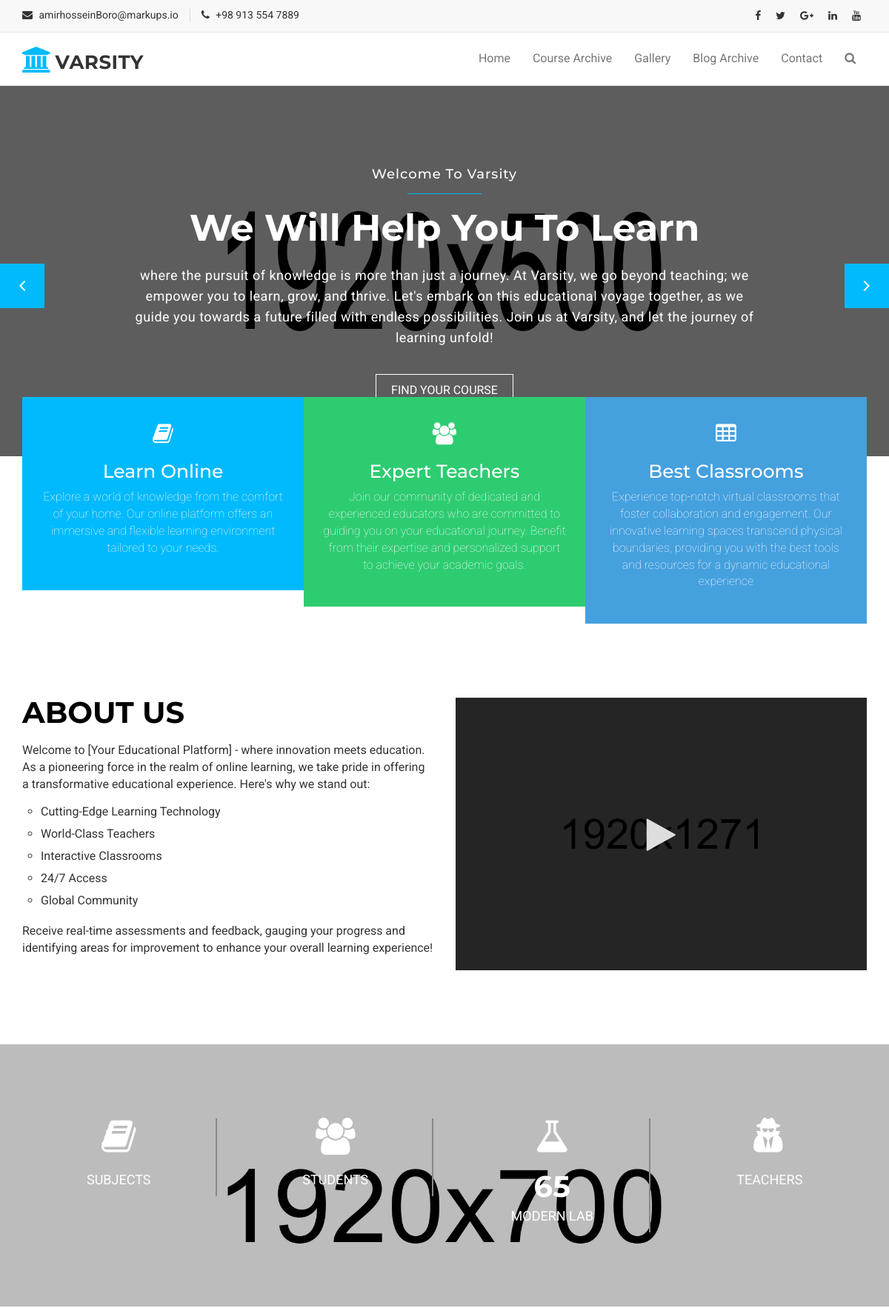
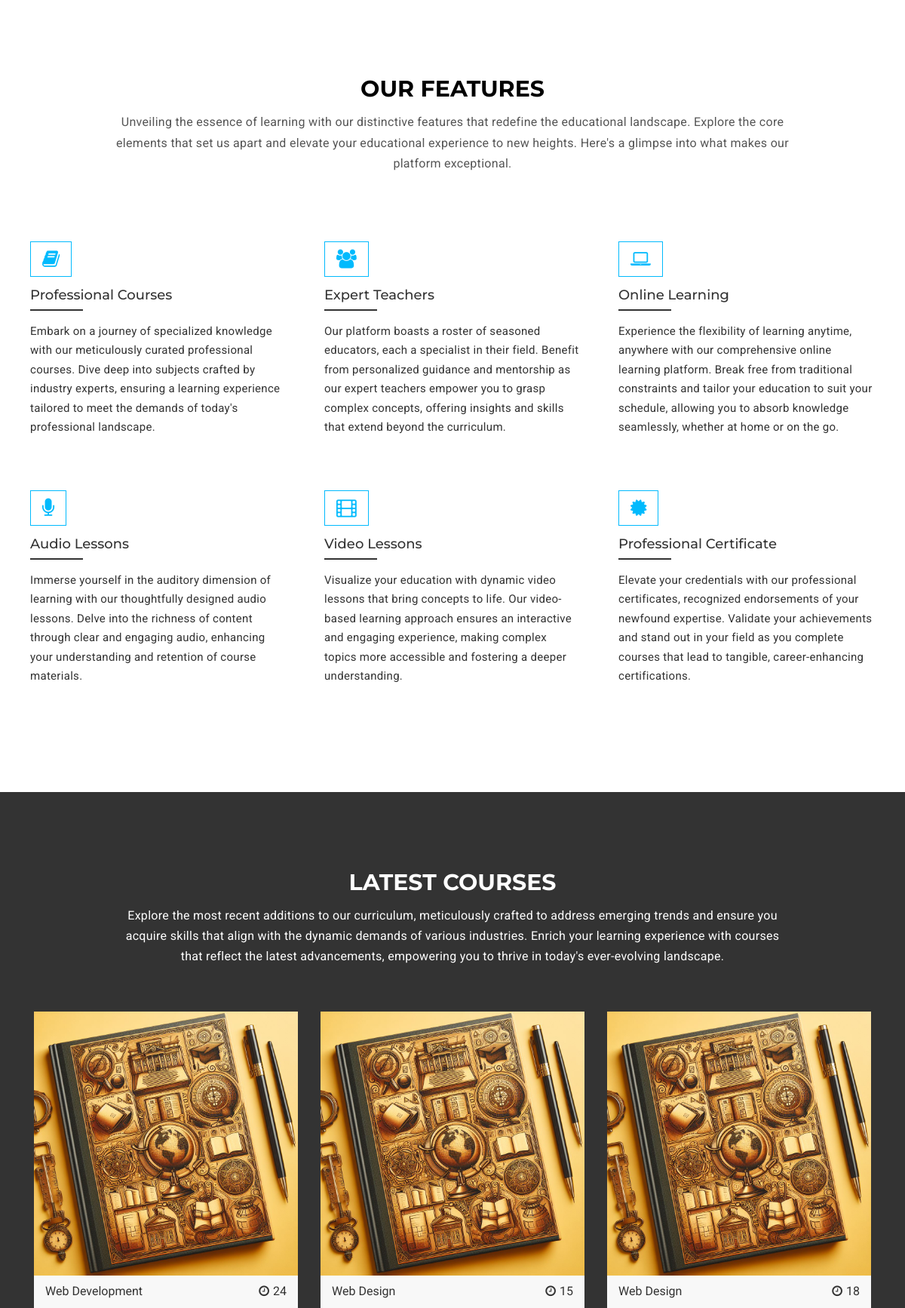
The page / (upper part) on the database its author committed (2 pictures, top to bottom).
### tables this page shows
CREATE TABLE IF NOT EXISTS Courses
(
    course_id     INT AUTO_INCREMENT PRIMARY KEY,
    title         VARCHAR(255) NOT NULL,
    description   TEXT,
    teacher_id INT,
    category_id   INT,
    photo_address VARCHAR(255),
    rating        DECIMAL(3, 2),
    lessons_count INT,
    duration_hour INT,
    language      VARCHAR(50),
    price         DECIMAL(10, 2),
    FOREIGN KEY (teacher_id) REFERENCES Teachers (teacher_id),
    FOREIGN KEY (category_id) REFERENCES Categories (category_id)
);

CREATE TABLE IF NOT EXISTS Categories
(
    category_id INT AUTO_INCREMENT PRIMARY KEY,
    name        VARCHAR(255) UNIQUE,
    description TEXT
);

### index.php (the view, shortened to what the rows shown need)
<?php
$servername = "localhost";
$username = "root";
$password = "";
$database = "varsity";
try {
    $conn = new PDO("mysql:host=$servername;dbname=$database", $username, $password);
    $conn->setAttribute(PDO::ATTR_ERRMODE, PDO::ERRMODE_EXCEPTION);
    $stmt = $conn->prepare("SELECT c.*, Teachers.user_id, Users.full_name AS teacher_name, cat.name AS category_name
                        FROM Courses c
                        JOIN Categories cat ON c.category_id = cat.category_id
                        INNER JOIN Teachers ON c.teacher_id = Teachers.teacher_id
                        INNER JOIN Users ON Teachers.user_id = Users.user_id
                        ORDER BY c.title DESC
                        LIMIT 5;");
    $stmt->execute();
    $topCourses = $stmt->fetchAll(PDO::FETCH_ASSOC);
} catch (PDOException $e) {
    echo "Error: " . $e->getMessage();
}
?>
<!DOCTYPE html>
<html lang="en">
<head>
    <link href="assets/css/font-awesome.css" rel="stylesheet">
    <link href="assets/css/bootstrap.css" rel="stylesheet">
    <link rel="stylesheet" type="text/css" href="assets/css/slick.css">
    <link rel="stylesheet" href="assets/css/jquery.fancybox.css" type="text/css" media="screen"/>
    <link id="switcher" href="assets/css/theme-color/default-theme.css" rel="stylesheet">
    <link href="assets/css/style.css" rel="stylesheet">
</head>
<body>
<section id="mu-slider">
    <div class="mu-slider-single">
        <div class="mu-slider-content">
            <h2>We Will Help You To Learn</h2>
        </div>
    </div>
</section>
<section id="mu-about-us">
    <div class="container">
        <div class="row">
            <div class="col-md-12">
                <div class="mu-about-us-area">
                    <div class="row">
                        <div class="col-lg-6 col-md-6">
                            <div class="mu-about-us-left">
                                <div class="mu-title">
                                    <h2>About Us</h2>
                                </div>
                            </div>
                        </div>
                    </div>
                </div>
            </div>
        </div>
    </div>
</section>
<section id="mu-features">
    <div class="container">
        <div class="row">
            <div class="col-lg-12 col-md-12">
                <div class="mu-features-area">
                    <div class="mu-title">
                        <h2>Our Features</h2>
                    </div>
                </div>
            </div>
        </div>
    </div>
</section>
<section id="mu-latest-courses">
    <div class="container">
        <div class="row">
            <div class="col-lg-12 col-md-12">
                <div class="mu-latest-courses-area">
                    <div class="mu-title">
                        <h2>Latest Courses</h2>
                    </div>
                    <div id="mu-latest-course-slide" class="mu-latest-courses-content">
                        <?php foreach ($topCourses as $course): ?>
                        <div class="col-lg-4 col-md-4 col-xs-12">
                            <div class="mu-latest-course-single">
                                <figure class="mu-latest-course-img">
                                    <a href="#"><img src="assets/img/courses/<?php echo $course['photo_address'] ?>" alt="img"></a>
                                    <figcaption class="mu-latest-course-imgcaption">
                                        <a href="search.php?search=<?php echo $course['category_name']; ?>"><?php echo $course['category_name']; ?></a>
                                        <span><i class="fa fa-clock-o"></i><?php echo $course['duration_hour']; ?></span>
                                    </figcaption>
                                </figure>
                            </div>
                        </div>
                        <?php endforeach; ?>
                    </div>
                </div>
            </div>
        </div>
    </div>
</section>
</body>
</html>

### rows shown on the page
courses: photo_address (placeholder picture), category.name "Web Development", duration_hour "24"
courses: photo_address (placeholder picture), category.name "Web Design", duration_hour "15"
courses: photo_address (placeholder picture), category.name "Web Design", duration_hour "18"
